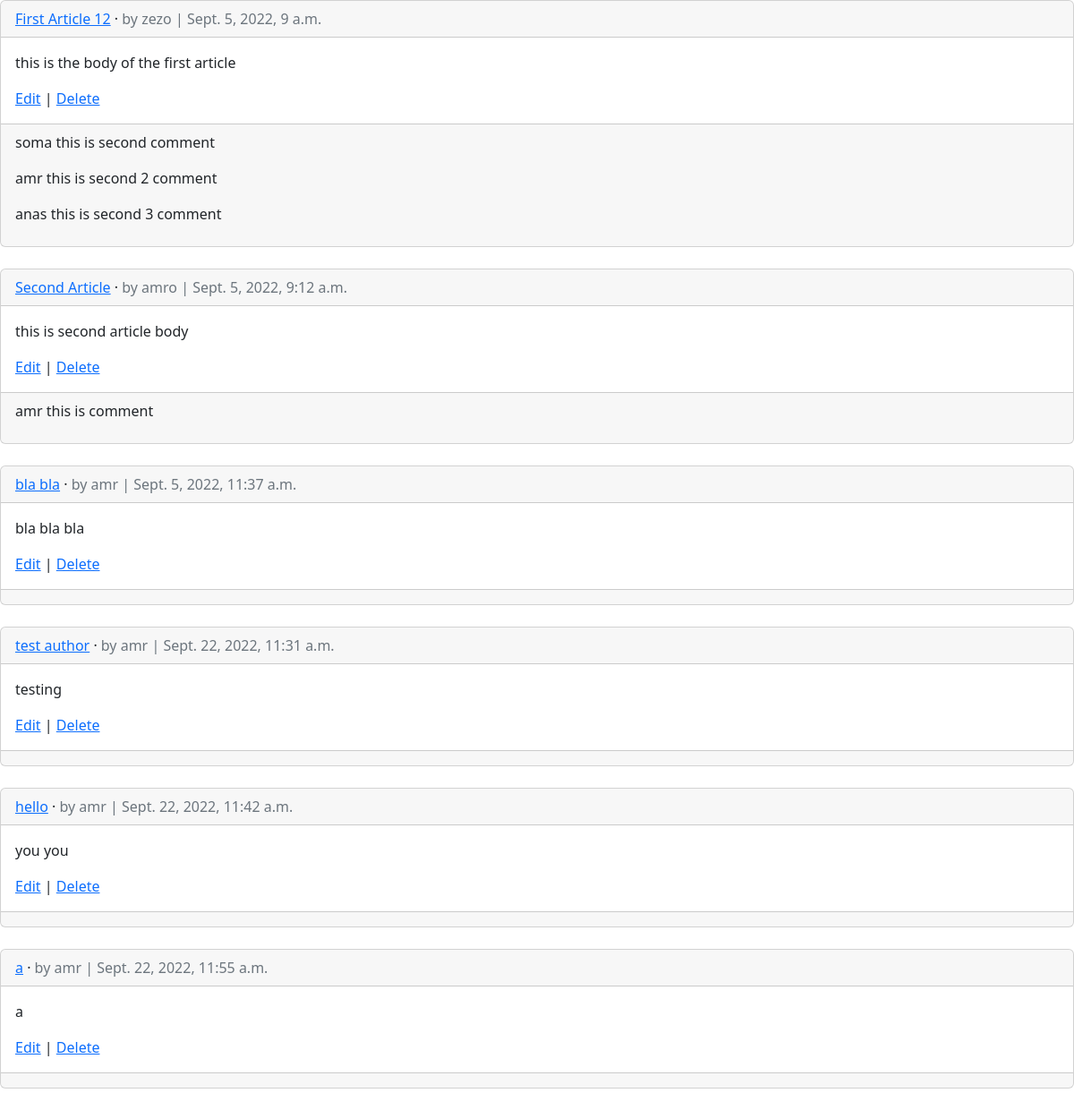
The page /articles/ (signed in) on the database as committed earlier.
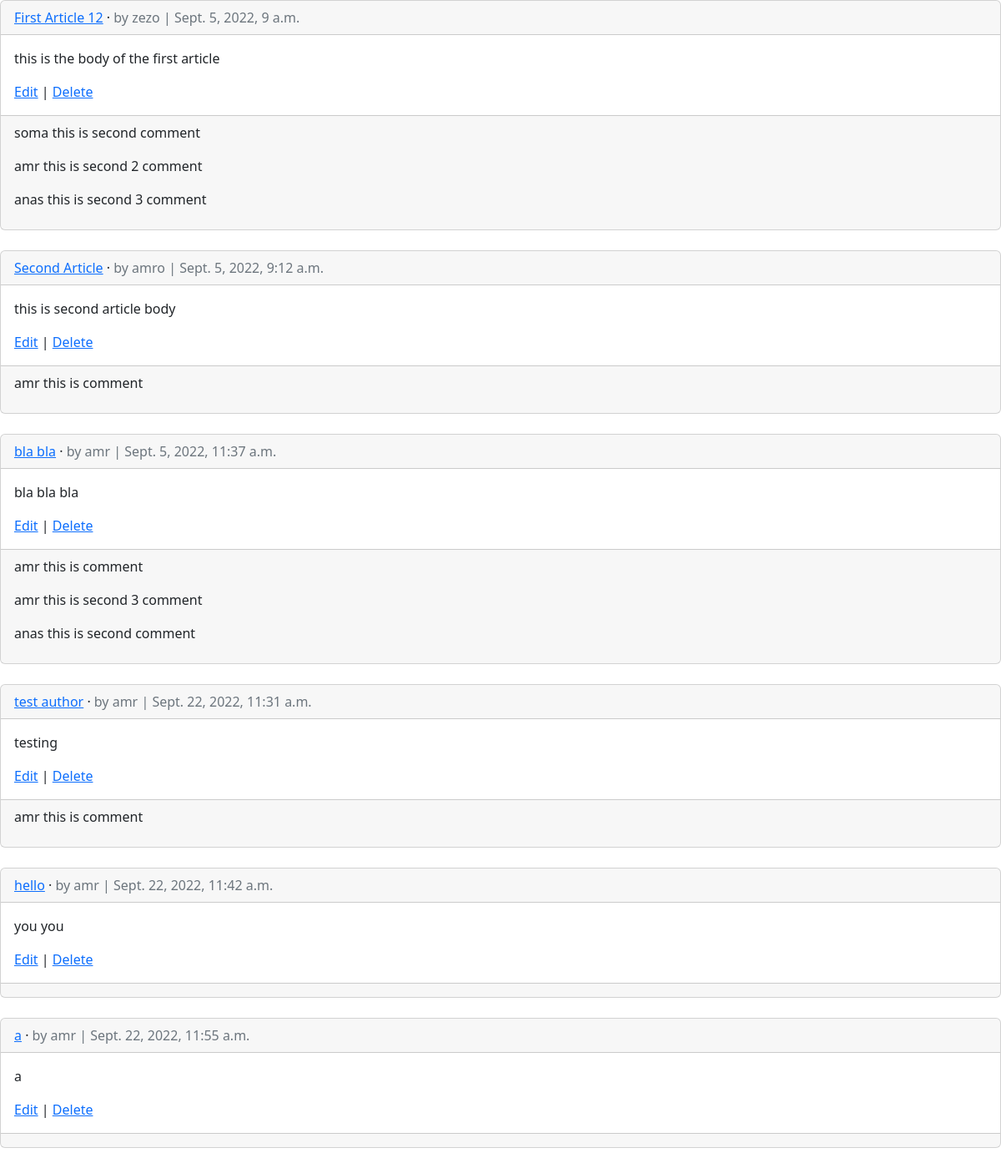
The same page on the database as committed later.
### articles/models.py (models this page shows, shortened)
class Article(models.Model):
    title = models.CharField(max_length=50)
    body = models.TextField()
    date = models.DateTimeField(auto_now_add=True)
    author = models.ForeignKey(
        settings.AUTH_USER_MODEL,
        on_delete=models.CASCADE
    )

class Comment(models.Model):
    article = models.ForeignKey(
        Article, on_delete=models.CASCADE
    )
    comment = models.CharField(max_length=200)
    author = models.ForeignKey(
        settings.AUTH_USER_MODEL,
        on_delete=models.CASCADE,
    )
    def __str__(self):
        return self.comment

### accounts/models.py (models this page shows)
class CustomUser(AbstractUser):
    age=models.CharField(max_length=3,null=True,blank=True)

### articles/views.py (the view)
# urls.py: path('',ArticleListView.as_view(), name='article_list'),
class ArticleListView(LoginRequiredMixin, ListView):
    model = Article
    template_name = 'article_list.html'

### templates/article_list.html (shortened to what this page needs)
{% extends "index.html" %}
{% block content %}
{% for article in article_list %}
<div class="card">
    <div class="card-header">
        <span class="font-weight-bold"><a href="{% url 'article_detail' article.pk  %}">{{ article.title }}</a></span>
        &middot;
        <span class="text-muted">by {{ article.author }} |
            {{ article.date }}</span>
    </div>
    <div class="card-body">
        <p>{{ article.body }}</p>
        <a href="{% url 'article_update' article.pk %}">Edit</a> |
        <a href="{% url 'article_delete' article.pk %}">Delete</a>
    </div>
    <div class="card-footer">
        {% for comment in article.comment_set.all %}
        <p>
            <span class="font-weight-bold">
                {{ comment.author }}
            </span>
            {{ comment }}
        </p>
        {% endfor %}
    </div>
</div>
<br />
{% endfor %}
{% endblock content %}

### templates/index.html (shortened to what this page needs)
<!DOCTYPE html>
<html>
<head>
    <link href="https://cdn.jsdelivr.net/npm/bootstrap@5.2.0/dist/css/bootstrap.min.css" rel="stylesheet">
</head>
<body>
    <main>
        {% block content %}
        {% endblock content %}
    </main>
</body>
</html>

Rows that differ between the two databases and show on the page:
added Comment: author "amr", comment "this is comment", shown under Article "bla bla"
added Comment: author "amr", comment "this is second 3 comment", shown under Article "bla bla"
added Comment: author "anas", comment "this is second comment", shown under Article "bla bla"
added Comment: author "amr", comment "this is comment", shown under Article "test author"
